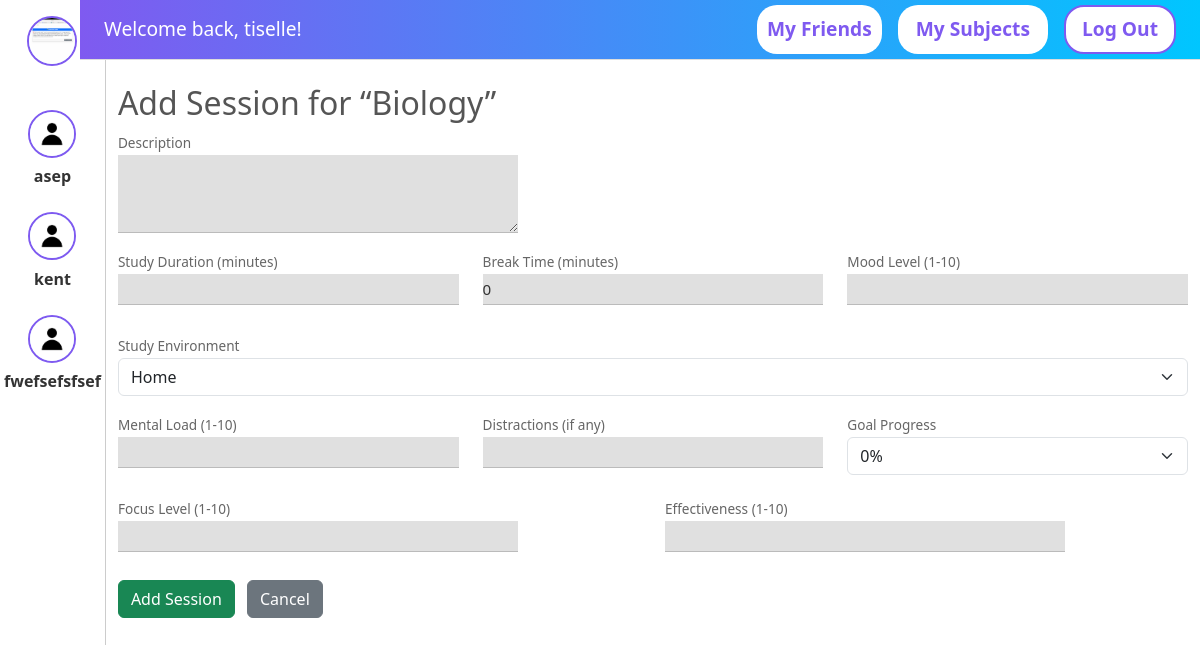
Screenshot of /subject/7/add_session (signed in) with the database file from the repository.
### app/models.py (models this page shows, shortened)
class User(UserMixin, db.Model):
    __tablename__ = 'users'
    id = db.Column(db.Integer, primary_key=True)
    username = db.Column(db.String(30), unique=True, nullable=False)
    password = db.Column(db.String(128), nullable=False)
    email = db.Column(db.String(120), unique=True, nullable=False)
    created_at = db.Column(db.DateTime, default=db.func.current_timestamp())
    first_name = db.Column(db.String(50), nullable=False)
    last_name = db.Column(db.String(50), nullable=False)
    profile_picture = db.Column(db.String(255), nullable=True)
    friends = db.relationship(
      'User',
      secondary='friendships',
      primaryjoin=(Friendship.user_id   == id),
      secondaryjoin=(Friendship.friend_id == id),
      backref='friended_by'
    )
    api_responses = db.relationship('ApiResponse', back_populates='user', lazy='dynamic')

class Subject(db.Model):
    __tablename__ = 'subjects'
    __table_args__ = (
        db.UniqueConstraint('user_id', 'name', name='uq_user_subject'),
    )
    id      = db.Column(db.Integer, primary_key=True)
    name    = db.Column(db.String(100), nullable=False)
    user_id = db.Column(db.Integer, db.ForeignKey('users.id'), nullable=False)
    user = db.relationship('User', backref=db.backref('subjects', lazy=True))
    api_responses = db.relationship('ApiResponse', back_populates='subject', lazy='dynamic')

### app/routes.py (the view, shortened to what this page needs)
@main_bp.route('/subject/<int:subject_id>/add_session', methods=['GET', 'POST'])
@login_required
def add_session(subject_id):
    subject = Subject.query.filter_by(id=subject_id, user_id=current_user.id).first_or_404()
    form = LogSessionForm()
    return render_template(
        'addSession.html',
        form=form,
        subject=subject
    )

### app/__init__.py (called while the page is built)
def create_app(config_class=Config):
    app = Flask(__name__)
    app.config.from_object(config_class)
    from app.routes import main_bp
    app.register_blueprint(main_bp)
    app.config['UPLOAD_FOLDER'] = config_class.UPLOAD_FOLDER
    app.config['ALLOWED_EXTENSIONS'] = config_class.ALLOWED_EXTENSIONS
    db.init_app(app)
    migrate = Migrate(app, db)
    login_manager = LoginManager(app)
    login_manager.login_view = 'main.login'
    @login_manager.user_loader
    def load_user(user_id):
        return User.query.get(int(user_id))
    with app.app_context():
        from . import routes
    return app

### app/templates/addSession.html (shortened to what this page needs)
{% extends "homebase.html" %}
{% block body %}
<div class="container my-4">
  <h2>Add Session for “{{ subject.name }}”</h2>
  <form method="post" action="{{ url_for('main.add_session', subject_id=subject.id) }}">
    <div class="mb-3">
      {{ form.description.label(class="form-label") }}
      {{ form.description(class="form-control", rows="3") }}
    </div>
    <div class="row">
      <div class="col-md-4 mb-3">
        {{ form.study_duration.label(class="form-label") }}
        {{ form.study_duration(class="form-control") }}
      </div>
      <div class="col-md-4 mb-3">
        {{ form.break_time.label(class="form-label") }}
        {{ form.break_time(class="form-control") }}
      </div>
      <div class="col-md-4 mb-3">
        {{ form.mood_level.label(class="form-label") }}
        {{ form.mood_level(class="form-control") }}
      </div>
    </div>
    <div class="mb-3">
      {{ form.study_environment.label(class="form-label") }}
      {{ form.study_environment(class="form-select") }}
    </div>
    <div class="row">
      <div class="col-md-4 mb-3">
        {{ form.mental_load.label(class="form-label") }}
        {{ form.mental_load(class="form-control") }}
      </div>
      <div class="col-md-4 mb-3">
        {{ form.distractions.label(class="form-label") }}
        {{ form.distractions(class="form-control") }}
      </div>
      <div class="col-md-4 mb-3">
        {{ form.goal_progress.label(class="form-label") }}
        {{ form.goal_progress(class="form-select") }}
      </div>
    </div>
    <div class="row">
      <div class="col-md-6 mb-3">
        {{ form.focus_level.label(class="form-label") }}
        {{ form.focus_level(class="form-control") }}
      </div>
      <div class="col-md-6 mb-3">
        {{ form.effectiveness.label(class="form-label") }}
        {{ form.effectiveness(class="form-control") }}
      </div>
    </div>
    <button type="submit" class="btn btn-success">{{ form.submit.label.text }}</button>
    <a href="{{ url_for('main.view_subject', subject_id=subject.id) }}" class="btn btn-secondary ms-2">Cancel</a>
  </form>
</div>
{% endblock %}

### app/templates/homebase.html (shortened to what this page needs)
<!DOCTYPE html>
<html lang="en">
<head>
  <link href="https://cdn.jsdelivr.net/npm/bootstrap@5.3.0/dist/css/bootstrap.min.css" rel="stylesheet">
  <link rel="stylesheet" href="{{ url_for('static', filename='dashboard.css') }}">
  <link rel="stylesheet" href="{{ url_for('static', filename='friends.css') }}">
  <link rel="stylesheet" href="{{ url_for('static', filename='subjects.css') }}">
  <link rel="stylesheet" href="{{ url_for('static', filename='profile-page.css') }}">
</head>
<body>
  <div class="sidebar">
    <div class="profile-pic-wrapper">
      {% set profile_pic = current_user.profile_picture if current_user.profile_picture else 'default.jpg' %}
      <img
        src="{{ url_for('static', filename=profile_pic) }}"
        class="profile-pic"
        alt="Profile Picture"
        onclick="window.location.href='{{ url_for('main.profile_page') }}'"
        title="My Profile"
      />
    </div>
    {% for friend in current_user.friends %}
      <div class="friend-entry">
        <img
          src="{{ url_for('static', filename=friend.profile_picture or 'default.jpg') }}"
          class="profile-pic"
          alt="{{ friend.username }}"
          title="{{ friend.username }}"
        />
        <span class="friend-username">{{ friend.username }}</span>
      </div>
    {% else %}
      <p class="no-friends">You have no friends yet.</p>
    {% endfor %}
  </div>
  <div class="main-content">
    <div class="top-nav">
      <div>Welcome back, {{ current_user.username }}!</div>
      <div class="top-buttons">
        <a href="{{ url_for('main.friends') }}" class="friends-btn">My Friends</a>
        <a href="{{ url_for('main.subjects') }}" class="create-btn">My Subjects</a>
        <a href="{{ url_for('main.logout') }}" class="logout-btn">Log Out</a>
      </div>
    </div>
    {% block body %}{% endblock %}
  </div>
</body>
</html>

### app/static/dashboard.css (style rules this page uses)
* { box-sizing: border-box; margin: 0; padding: 0; font-family: 'Segoe UI', sans-serif; }
html, body { margin: 0; padding: 0; width: 100%; height: 100%; }
.sidebar { width: 80px; background-color: #fff; border-right: 1px solid #ddd; display: flex; flex-direction: column; align-items: center; padding-top: 1rem; flex: 0 0 80px; background: #fff; }
.profile-pic { width: 50px; height: 50px; object-fit: cover; border-radius: 50%; border: 2px solid #7f5af0; margin-bottom: 1rem; display: block; }
.main-content { flex: 1 1 auto; min-width: 0; background: #fff; overflow-y: auto; }
.top-nav { height: 60px; background: linear-gradient(90deg, #7f5af0, #00c6ff); color: white; display: flex; justify-content: space-between; align-items: center; padding: 0 2rem; font-size: 1.2rem; }
.top-buttons { display: flex; align-items: center; gap: 1rem; }
.create-btn, .logout-btn, .friends-btn { text-decoration: none; padding: 8px 16px; border-radius: 20px; font-weight: bold; border: 2px solid transparent; cursor: pointer; transition: all 0.2s ease-in-out; }
.create-btn { background-color: #fff; color: #7f5af0; }
.logout-btn { background-color: #fff; color: #7f5af0; border-color: #7f5af0; text-decoration: none; }

### app/static/friends.css (style rules this page uses)
* { box-sizing: border-box; font-family: 'Segoe UI', sans-serif; margin: 0; padding: 0; }
body { display: flex; height: 100vh; background-color: #f4f6f9; }
.sidebar { width: 120px; background-color: #fff; border-right: 1px solid #ccc; display: flex; flex-direction: column; align-items: center; padding-top: 1rem; flex: 0 0 80px; position: relative; z-index: 10; background: #fff; }
.profile-pic { width: 50px; height: 50px; background-color: #cce5ff; border-radius: 50%; margin-bottom: 2rem; }
.main-content { flex: 1; display: flex; flex-direction: column; }
.friends-btn { padding: 8px 8px; background-color: #ffffff; color: #7f5af0; border-radius: 20px; font-weight: bold; cursor: pointer; text-decoration: none; }
.friend-entry { display: flex; flex-direction: column; align-items: center; margin: 0.5rem 0; cursor: pointer; width: 100%; padding: 0.25rem; border-radius: 0.5rem; transition: background .2s; }
.friend-entry .profile-pic { width: 3rem; height: 3rem; border-radius: 50%; object-fit: cover; margin: 0; }
.friend-username { margin-top: 0.4rem; font-weight: 600; color: #333; text-align: center; }

### app/static/profile-page.css (style rules this page uses)
* { margin: 0; padding: 0; box-sizing: border-box; }
body { background-color: #e0e0e0; color: #555; font-family: 'Segoe UI', sans-serif; height: 100vh; overflow: hidden; }
.top-nav { position: fixed; top: 0; left: 80px; right: 0; height: 60px; background-color: #fff; border-bottom: 1px solid #ddd; z-index: 999; padding: 0 1.5rem; display: flex; align-items: center; justify-content: space-between; }
.main-content { margin-top: 60px; overflow-y: auto; height: calc(100vh - 60px); background-color: white; }
.form-label { font-weight: 500; font-size: 0.85rem; color: #666; width: 100%; max-width: 400px; text-align: left; margin-bottom: 0.1rem; }
.form-control { background-color: #e0e0e0; border: none; border-bottom: 1px solid #bbb; border-radius: 0; padding: 0.25rem 0; font-size: 0.95rem; color: #333; width: 100%; max-width: 400px; margin-bottom: 0.7rem; text-align: left; }

### rows the page displays
User: profile_picture (picture), username "tiselle"
User: username "asep"
User: username "kent"
User: username "fwefsefsfsef"
Subject: name "Biology"
